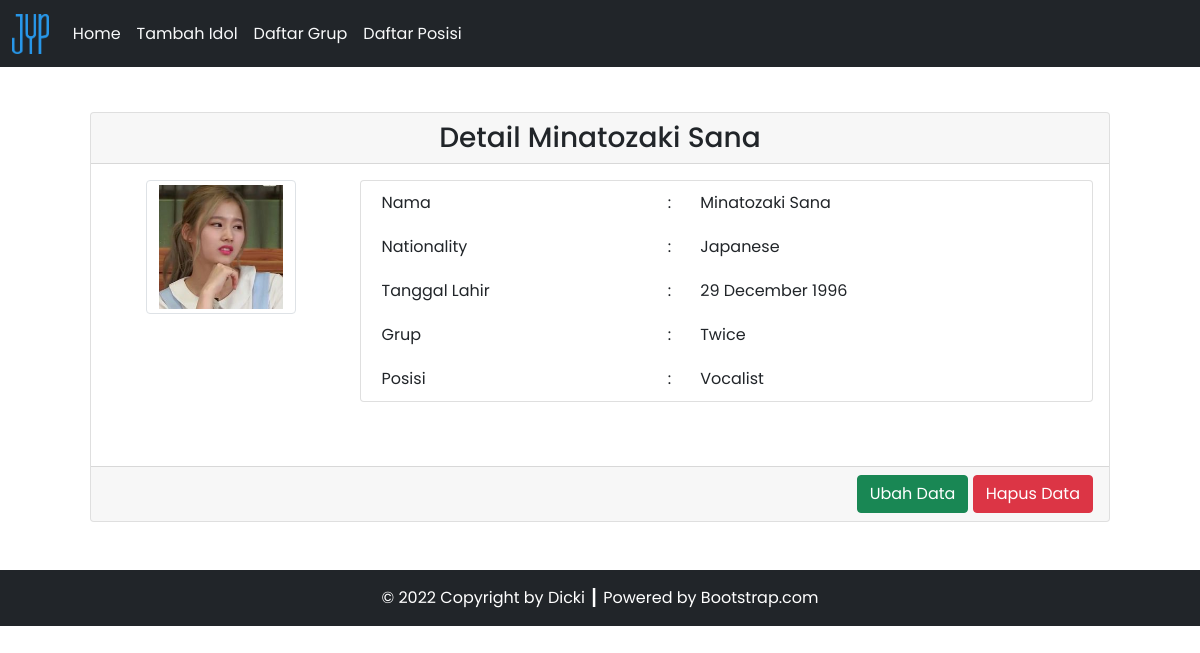
Page /TP3-DPBO/detail.php?id=2 on the committed database.
### tables this page shows
CREATE TABLE `idol` (
  `idol_id` int(11) NOT NULL AUTO_INCREMENT,
  `idol_nama` varchar(100) DEFAULT NULL,
  `idol_foto` varchar(100) DEFAULT NULL,
  `idol_lahir` date DEFAULT NULL,
  `idol_nationality` varchar(100) DEFAULT NULL,
  `grup_id` int(11) DEFAULT NULL,
  `posisi_id` int(11) DEFAULT NULL,
  PRIMARY KEY (`idol_id`),
  KEY `grup_id` (`grup_id`),
  KEY `posisi_id` (`posisi_id`),
  CONSTRAINT `idol_ibfk_1` FOREIGN KEY (`grup_id`) REFERENCES `grup` (`grup_id`),
  CONSTRAINT `idol_ibfk_2` FOREIGN KEY (`posisi_id`) REFERENCES `posisi` (`posisi_id`)
);

CREATE TABLE `grup` (
  `grup_id` int(11) NOT NULL AUTO_INCREMENT,
  `grup_nama` varchar(100) NOT NULL,
  PRIMARY KEY (`grup_id`)
);

CREATE TABLE `posisi` (
  `posisi_id` int(11) NOT NULL AUTO_INCREMENT,
  `posisi_nama` varchar(100) NOT NULL,
  PRIMARY KEY (`posisi_id`)
);

### TP3-DPBO/config/db.php (called while the page is built)
<?php
$DB_HOST = "localhost";
$DB_USERNAME = "root";
$DB_PASSWORD = "";
$DB_NAME = "db_kpop";

### TP3-DPBO/classes/DB.php (called while the page is built, shortened)
<?php
class DB
{
    private $hostname;
    private $username;
    private $password;
    private $dbname;
    private $conn;
    private $result;
    function __construct($hostname, $username, $password, $dbname)
    {
        $this->hostname = $hostname;
        $this->username = $username;
        $this->password = $password;
        $this->dbname = $dbname;
    }
    function open()
    {
        $this->conn = mysqli_connect($this->hostname, $this->username, $this->password, $this->dbname);
    }
    function execute($query)
    {
        $this->result = mysqli_query($this->conn, $query);
    }
    function getResult()
    {
        return mysqli_fetch_array($this->result);
    }
}

### TP3-DPBO/classes/Idol.php (called while the page is built, shortened)
<?php
class Idol extends DB
{
    function getIdolById($id)
    {
        $query = "SELECT * FROM idol JOIN grup ON idol.grup_id=grup.grup_id JOIN posisi ON idol.posisi_id=posisi.posisi_id WHERE idol_id=$id";
        return $this->execute($query);
    }
}

### TP3-DPBO/detail.php (the view, shortened to what this page needs)
<?php
include('config/db.php');
include('classes/DB.php');
include('classes/Posisi.php');
include('classes/Idol.php');
$idol = new Idol($DB_HOST, $DB_USERNAME, $DB_PASSWORD, $DB_NAME);
$idol->open();
$data = null;
if (isset($_GET['id'])) {
    $id = $_GET['id'];
    if ($id > 0) {
        $idol->getIdolById($id);
        $row = $idol->getResult();
        $data .= '<div class="card-header text-center">
        <h3 class="my-0">Detail ' . $row['idol_nama'] . '</h3>
        </div>
        <div class="card-body text-end">
            <div class="row mb-5">
                <div class="col-3">
                    <div class="row justify-content-center">
                        <img src="assets/images/' . $row['idol_foto'] . '" class="img-thumbnail" alt="' . $row['idol_foto'] . '" width="60">
                        </div>
                    </div>
                    <div class="col-9">
                        <div class="card px-3">
                            <table border="0" class="text-start">
                                <tr>
                                    <td>Nama</td>
                                    <td>:</td>
                                    <td>' . $row['idol_nama'] . '</td>
                                </tr>
                                <tr>
                                    <td>Nationality</td>
                                    <td>:</td>
                                    <td>' . $row['idol_nationality'] . '</td>
                                </tr>
                                <tr>
                                    <td>Tanggal Lahir</td>
                                    <td>:</td>
                                    <td>' . date('d F Y', strtotime($row['idol_lahir'])) . '</td>
                                </tr>
                                <tr>
                                    <td>Grup</td>
                                    <td>:</td>
                                    <td>' . $row['grup_nama'] . '</td>
                                </tr>
                                <tr>
                                    <td>Posisi</td>
                                    <td>:</td>
                                    <td>' . $row['posisi_nama'] . '</td>
                                </tr>
                            </table>
                        </div>
                    </div>
                </div>
            </div>
            <div class="card-footer text-end">
                <a href="form.php?id='.$row['idol_id'].'"><button type="button" class="btn btn-success text-white">Ubah Data</button></a>
                <a href="form.php?hapus='.$row['idol_id'].'"><button type="button" class="btn btn-danger">Hapus Data</button></a>
            </div>';
    }
}

### rows in the picture
idol: idol_nama "Minatozaki Sana", idol_foto (picture), idol_nationality "Japanese", idol_lahir "29 December 1996", grup.grup_nama "Twice", posisi.posisi_nama "Vocalist"

### other values in the picture
$this->content "Home Tambah Idol Daftar Grup Daftar Posisi © 2022 Copyright by Dicki ┃ Powered by Bootstrap.com"
